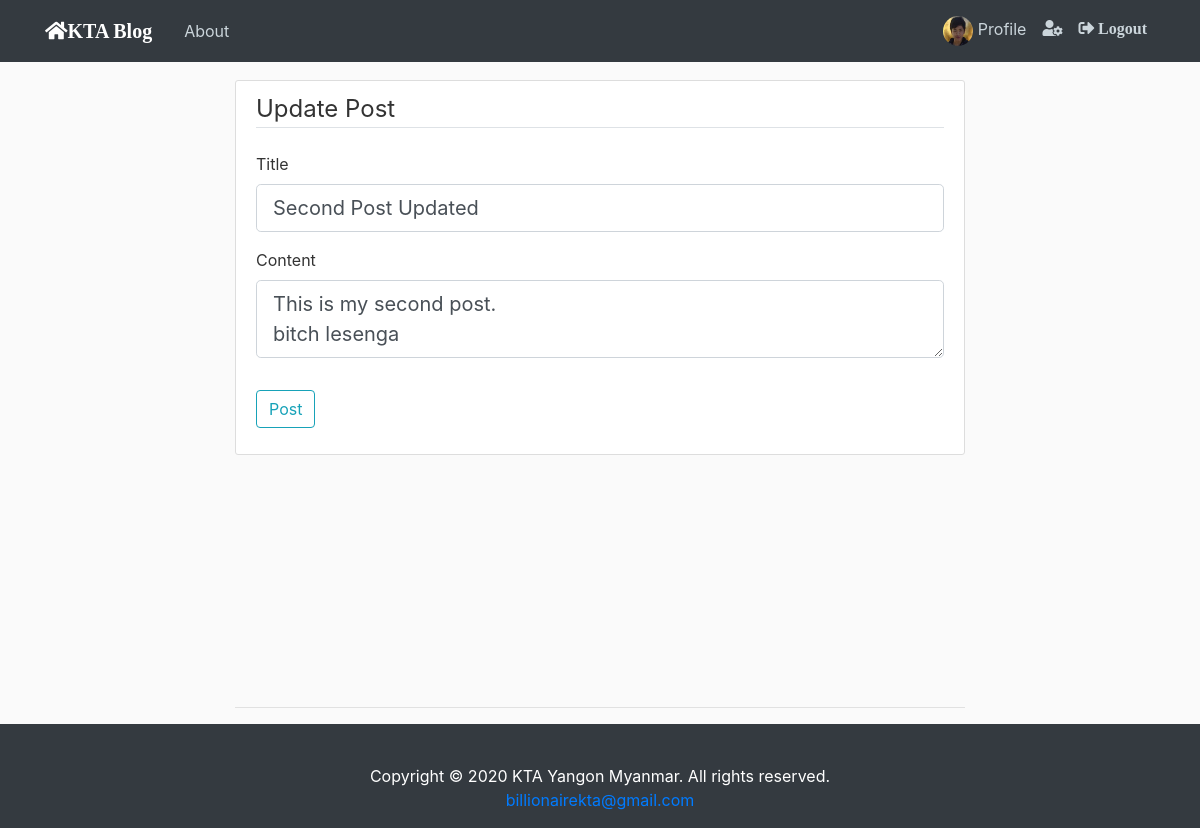
The app's page /post/2/update (signed in) with its own data.
### flaskblog/model.py (models this page shows, shortened)
class User(db.Model, UserMixin):
    id = db.Column(db.Integer, primary_key=True)
    username = db.Column(db.String(20), unique=True, nullable=False)
    email = db.Column(db.String(120), unique=True, nullable=False)
    image_file = db.Column(db.String(20), nullable=False, default='default.jpg')
    password = db.Column(db.String(60), nullable=False)
    posts = db.relationship('Post', backref='author', lazy=True)

class Post(db.Model):
    id = db.Column(db.Integer, primary_key=True)
    title = db.Column(db.String(100), nullable=False)
    date_posted = db.Column(db.DateTime, nullable=False, default=datetime.utcnow)
    content = db.Column(db.Text, nullable=False)
    user_id = db.Column(db.Integer, db.ForeignKey('user.id'), nullable=False)

### flaskblog/posts/route.py (the view)
@posts.route('/post/<int:post_id>/update', methods=['GEt', 'POST'])
@login_required
def update_post(post_id):
    post = Post.query.get_or_404(post_id)
    if post.author != current_user:
        abort(403)
    form = PostForm()
    if form.validate_on_submit():
        post.title = form.title.data
        post.content = form.content.data
        db.session.commit()
        flash('Your post has been updated!', 'success')
        return redirect(url_for('posts.post', post_id=post.id))
    elif request.method == 'GET':
        form.title.data = post.title
        form.content.data = post.content
    return render_template('create_post.html', title='Update post', form=form, legend='Update Post')

### flaskblog/posts/form.py
class PostForm(FlaskForm):
    title = StringField('Title', validators=[DataRequired()])
    content = TextAreaField('Content', validators=[DataRequired()])
    submit = SubmitField('Post')

### flaskblog/model.py (called while the page is built)
@login_manager.user_loader
def load_user(user_id):
    return User.query.get(int(user_id))

### flaskblog/templates/create_post.html (shortened to what this page needs)
{% extends "base.html" %}
{% block body %}
<div class="content-section">
    <form method="POST" action="">
        <fieldset class="form-group">
            <legend class="border-bottom mb-4">{{ legend }}</legend>
            <div class="form-group">
                {{ form.title.label(class="form-control-label") }}
                {% if form.title.errors %}
                    {{ form.title(class="form-control form-control-lg is-invalid") }}
                    <div class="invalid-feedback">
                        {% for error in form.title.errors %}
                            <span>{{ error }}</span>
                        {% endfor %}
                    </div>
                {% else %}
                    {{ form.title(class="form-control form-control-lg") }}
                {% endif %}
            </div>
            <div class="form-group">
                {{ form.content.label(class="form-control-label") }}
                {% if form.content.errors %}
                    {{ form.content(class="form-control form-control-lg is-invalid") }}
                    <div class="invalid-feedback">
                        {% for error in form.content.errors %}
                            <span>{{ error }}</span>
                        {% endfor %}
                    </div>
                {% else %}
                    {{ form.content(class="form-control form-control-lg") }}
                {% endif %}
            </div>
        </fieldset>
        <div class="form-group">
            {{ form.submit(class="btn btn-outline-info") }}
        </div>
    </form>
</div>
    <br>
    <br>
    <br>
    <br>
    <br>
    <br>
    <br>
    <br>
    <br>
<hr>
{% endblock %}

### flaskblog/templates/base.html (shortened to what this page needs)
<!DOCTYPE html>
<html>
    <head>
        <link rel="stylesheet" href="https://stackpath.bootstrapcdn.com/bootstrap/4.5.2/css/bootstrap.min.css">
        <link rel="stylesheet" type="text/css" href="{{ url_for('static', filename='main.css') }}" />
        <link rel="stylesheet" href="https://use.fontawesome.com/releases/v5.7.0/css/all.css">
    </head>
    <body>
        <header class="site-header">
          <nav class="navbar navbar-expand-md navbar-light bg-dark fixed-top">
            <div class="container">
              <a class="navbar-brand mr-4" href="/"><span style="color: #FFFFFF; font-family: 'monospace; font-size:"><i style="color: light;" class="fas fa-home">KTA Blog</i></span></a>
              <div class="collapse navbar-collapse" id="navbarToggle">
                <div class="navbar-nav mr-auto">
                  <a class="nav-item nav-link" href="{{ url_for('main.about') }}">About</a>
                </div>
                <div class="navbar-nav mr-10">
                    {% if current_user.is_authenticated %}
                       <a class="nav-item nav-link" href="{{ url_for('users.profile') }}" title="profile">
                           <img style="height: 30px; width: 30px;" class="rounded-circle article-img mr-0" src="{{ url_for('static', filename='profile_pics/' + current_user.image_file) }}">
                           Profile
                       </a>
                       <a class="nav-item nav-link" href="{{ url_for('users.account') }}" title="Account Setting"><i style="color: light;" class="fas fa-user-cog"> </i></a>
                       <a class="nav-item nav-link" href="{{ url_for('users.logout') }}"><i style="color: light;" class="fas fa-sign-out-alt"> Logout</i></a>
                    {% else %}
                      <a class="nav-item nav-link" href="{{ url_for('users.login') }}"><i style="color: light;" class="fas fa-sign-in-alt"> Login</i></a>
                      <a class="nav-item nav-link" href="{{ url_for('users.register') }}">Register</a>
                    {% endif %}
                </div>
              </div>
            </div>
          </nav>
        </header>
        <main role="main" class="container">
          <div class="row">
            <div class="col-md-8 mx-auto">
              {% block body %}{% endblock %}
            </div>
          </div>
        </main>
    <footer class="page-footer font-small bg-dark pt-4">
  <div class="container-fluid text-center text-md-left">
  <div class="footer-copyright text-center py-3" style="color: white">Copyright &copy; 2020 KTA Yangon Myanmar. All rights reserved.<br>
    <a href="mailto:billionairekta@gmail.com">billionairekta@gmail.com</a>
  </div>
</footer>
    </body>
</html>

### flaskblog/static/main.css (style rules this page uses)
body { background: #fafafa; color: #333333; margin-top: 5rem; }
.site-header .navbar-nav .nav-link { color: #cbd5db; }
.content-section { background: #ffffff; padding: 10px 20px; border: 1px solid #dddddd; border-radius: 3px; margin-bottom: 20px; }
.article-img { height: 65px; width: 65px; margin-right: 16px; }

### records on screen
User: image_file (picture)
Post: title "Second Post Updated", content "This is my second post. bitch lesenga"

### other values on screen
{{ legend }} "Update Post"
